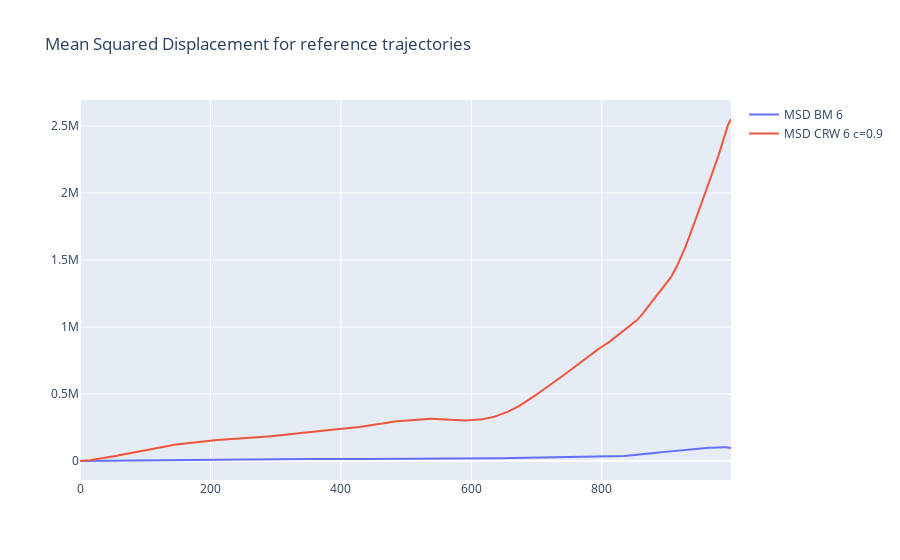

Notebook code cell kept with this figure:
### Code cell
# Init figure
fig_MSD = PlotUtility("Mean Squared Displacement for reference trajectories")

# first trace MSD_BM
## start - Add your code here
fig_MSD.scatter_plot(plot_name = "MSD BM 6",
                     x = MSD_BM_ref.index,
                     y = MSD_BM_ref.MSD)
## end - Add your code here

# Second trace MSD_CRW
## start - Add your code here
fig_MSD.scatter_plot(plot_name = "MSD CRW 6 c=0.9",
                     x = MSD_CRW_ref.index,
                     y = MSD_CRW_ref.MSD)    
## end - Add your code here

fig_MSD.show_plot()

### Figure 1 — Plotly figure (JSON) as saved in the notebook; plotly's stock layout.template omitted (floating-point values rounded to 4 significant figures; data arrays with more than 128 entries replaced by an {"elided": "..."} marker saying what was removed)
{"data": [{"line": {"width": 2}, "marker": {"size": 2}, "mode": "lines", "name": "MSD BM 6", "showlegend": true, "type": "scatter", "x": {"elided": "999 int values"}, "y": {"elided": "999 float values"}}, {"line": {"width": 2}, "marker": {"size": 2}, "mode": "lines", "name": "MSD CRW 6 c=0.9", "showlegend": true, "type": "scatter", "x": {"elided": "999 int values"}, "y": {"elided": "999 float values"}}], "layout": {"scene": {"xaxis": {"title": {}}, "yaxis": {"title": {}}, "zaxis": {"title": {}}}, "title": {"text": "Mean Squared Displacement for reference trajectories"}}}
